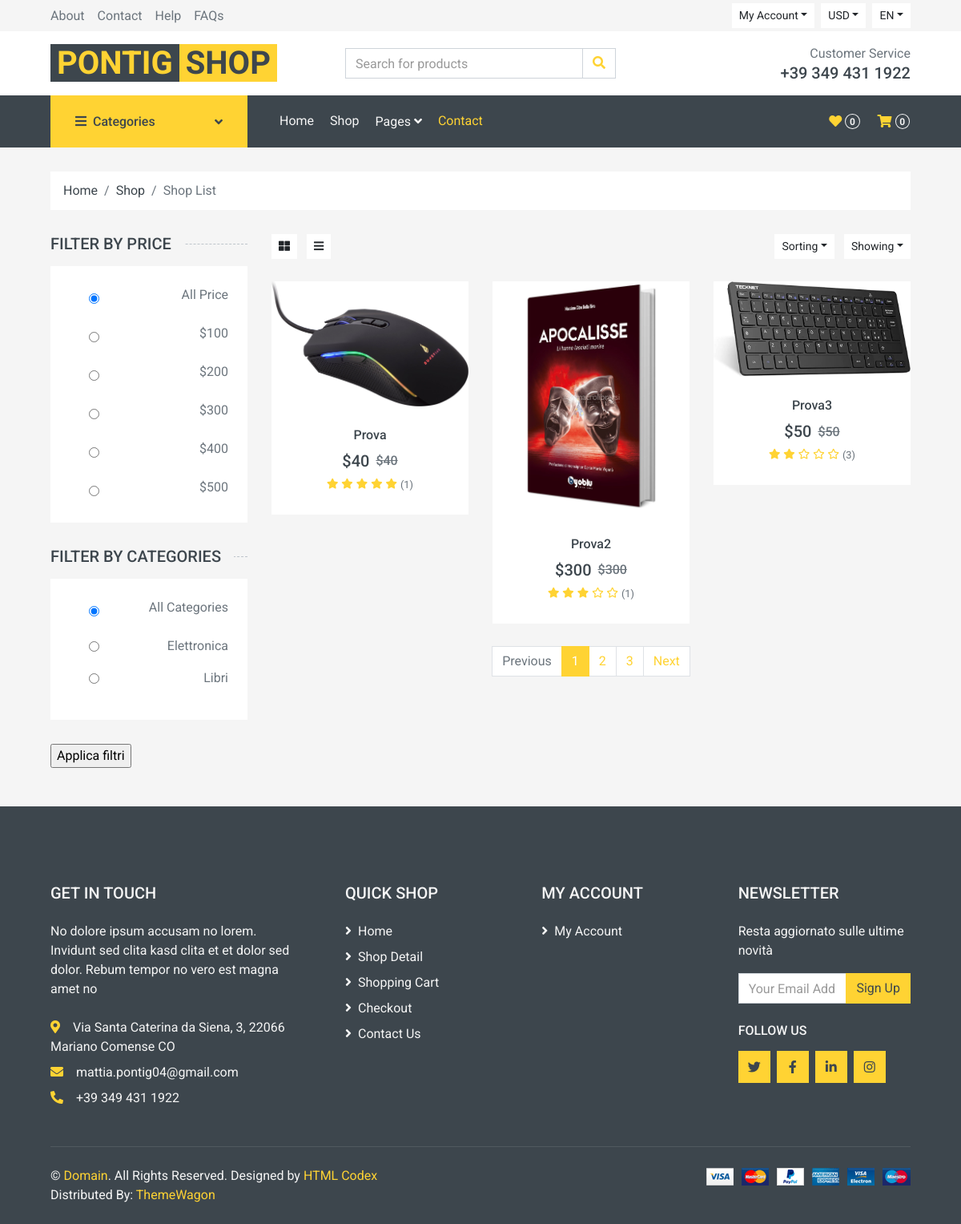
Page /ecom/shop.php on the committed database.
### tables this page shows
CREATE TABLE `categoria` (
  `id` int(11) NOT NULL,
  `tipo` varchar(16) NOT NULL,
  `img` varchar(64) DEFAULT 'default.png'
);

CREATE TABLE `prodotti` (
  `id` int(11) NOT NULL,
  `nome` varchar(16) NOT NULL,
  `des` text NOT NULL,
  `quant` int(11) NOT NULL,
  `prezzo` int(11) NOT NULL,
  `idCat` int(11) NOT NULL,
  `sconto` int(11) DEFAULT NULL,
  `img` varchar(64) NOT NULL DEFAULT 'default.png'
);

### ecom/home/getCat.php (called while the page is built, shortened)
<?php
    $result = DatabaseClassSingleton::getInstance()->Select("Select * from categoria");
?>

### ecom/DatabaseClassSingleton.php (called while the page is built, shortened)
<?php
class DatabaseClassSingleton
{
    private $_connection;
    private static $_instance;
    private  $dbhost = "localhost";
    private  $username = "root";
    private  $password = "";
    private  $dbname = "ecommerce";
    public static function getInstance()
    {
        if (!self::$_instance) {
            self::$_instance = new self();
        }
        return self::$_instance;
    }
    private function __construct()
    {
        try {
            $this->_connection = new mysqli($this->dbhost, $this->username,  $this->password, $this->dbname);
        } catch (Exception $e) {
            if (mysqli_connect_error()) {
                echo "Failed to conencto to MySQL: " . mysqli_connect_error() . E_USER_ERROR;
            }
        }
    }
    public function Select($query = "", $params = [])
    {
        try {
            $stmt = $this->executeStatement($query, $params);
            $result = $stmt->get_result()->fetch_all(MYSQLI_ASSOC);
            return $result;
        } catch (Exception $e) {
            throw new Exception($e->getMessage());
        }
        return false;
    }
    private function executeStatement($query = "", $params = [])
    {
        try {
            $stmt = $this->_connection->prepare($query);
            $stmt->execute();
            return $stmt;
        } catch (Exception $e) {
            throw new Exception($e->getMessage());
        }
    }
}
?>

### ecom/shop/getProd.php (the view, shortened to what this page needs)
<?php
$w = '1';
$s = "";
$result = DatabaseClassSingleton::getInstance()->Select("Select * from prodotti where " . $w);
    foreach ($result as $row) {
    include "review/countRev.php";
    $s .= '<div class="col-lg-4 col-md-6 col-sm-6 pb-1">
    <div class="product-item bg-light mb-4">
        <div class="product-img position-relative overflow-hidden">
            <img class="img-fluid w-100" src="img/' .$row['img']. '" alt="">
            <div class="product-action">
                <a class="btn btn-outline-dark btn-square" href="carrello/addCarr.php?id=' . $row["id"] . '"><i class="fa fa-shopping-cart"></i></a>
                <a class="btn btn-outline-dark btn-square" href="home/addPref.php?id=' . $row["id"] . '"><i class="far fa-heart"></i></a>
            </div>
        </div>
        <div class="text-center py-4">
            <a class="h6 text-decoration-none text-truncate" href="detail.php?id=' . $row["id"] . '">'.$row['nome'].'</a>
            <div class="d-flex align-items-center justify-content-center mt-2">
                <h5>$'.$row['prezzo'].'</h5><h6 class="text-muted ml-2"><del>$'.$row['prezzo'].'</del></h6>
            </div>
            <div class="d-flex align-items-center justify-content-center mb-1">'.$str .'<small>('.$t.')</small>
            </div>
        </div>
    </div>
</div>';
    }
    echo $s;
?>

### ecom/shop/getCat.php
<?php
echo '<div class="custom-control custom-checkbox d-flex align-items-center justify-content-between mb-3">
<input type="radio" checked name="categoria" value="0">
<label>All Categories</label>
</div>';
$s = '';
$result = DatabaseClassSingleton::getInstance()->Select("Select * from categoria");
foreach ($result as $row) {
    $s.='<div class="custom-control custom-checkbox d-flex align-items-center justify-content-between mb-3">
                            <input type="radio" name="categoria" value="'. $row['id'] .'">
                            <label">' . $row['tipo'] .'</label>
        </div>';
}
echo $s;
?>

### rows in the picture
categoria: tipo "Elettronica"
categoria: tipo "Libri"
prodotti: img (picture), nome "Prova", prezzo "40"
prodotti: img (picture), nome "Prova2", prezzo "300"
prodotti: img (picture), nome "Prova3", prezzo "50"

### other values in the picture
$t "0"
$t "1 1 3"
